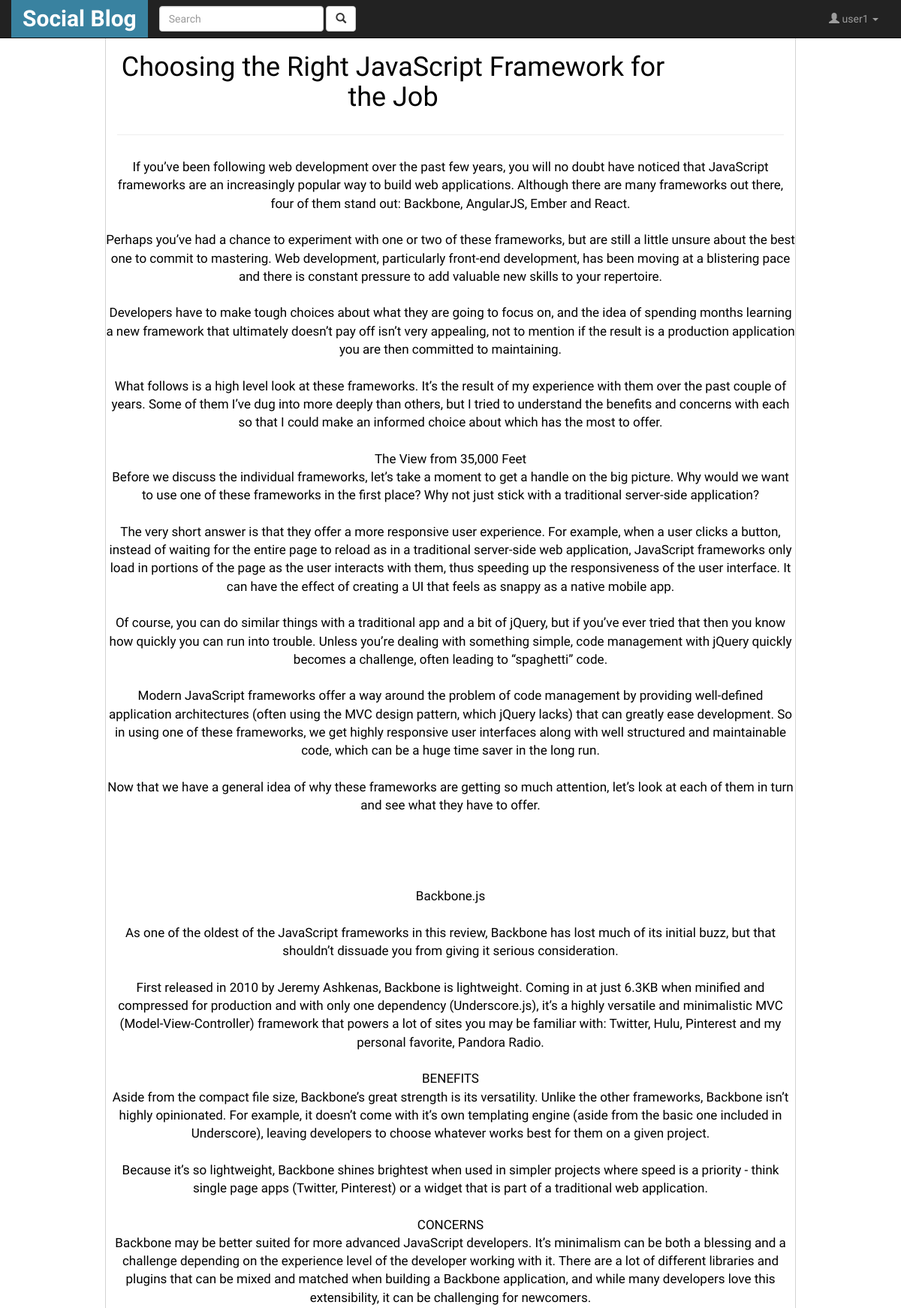
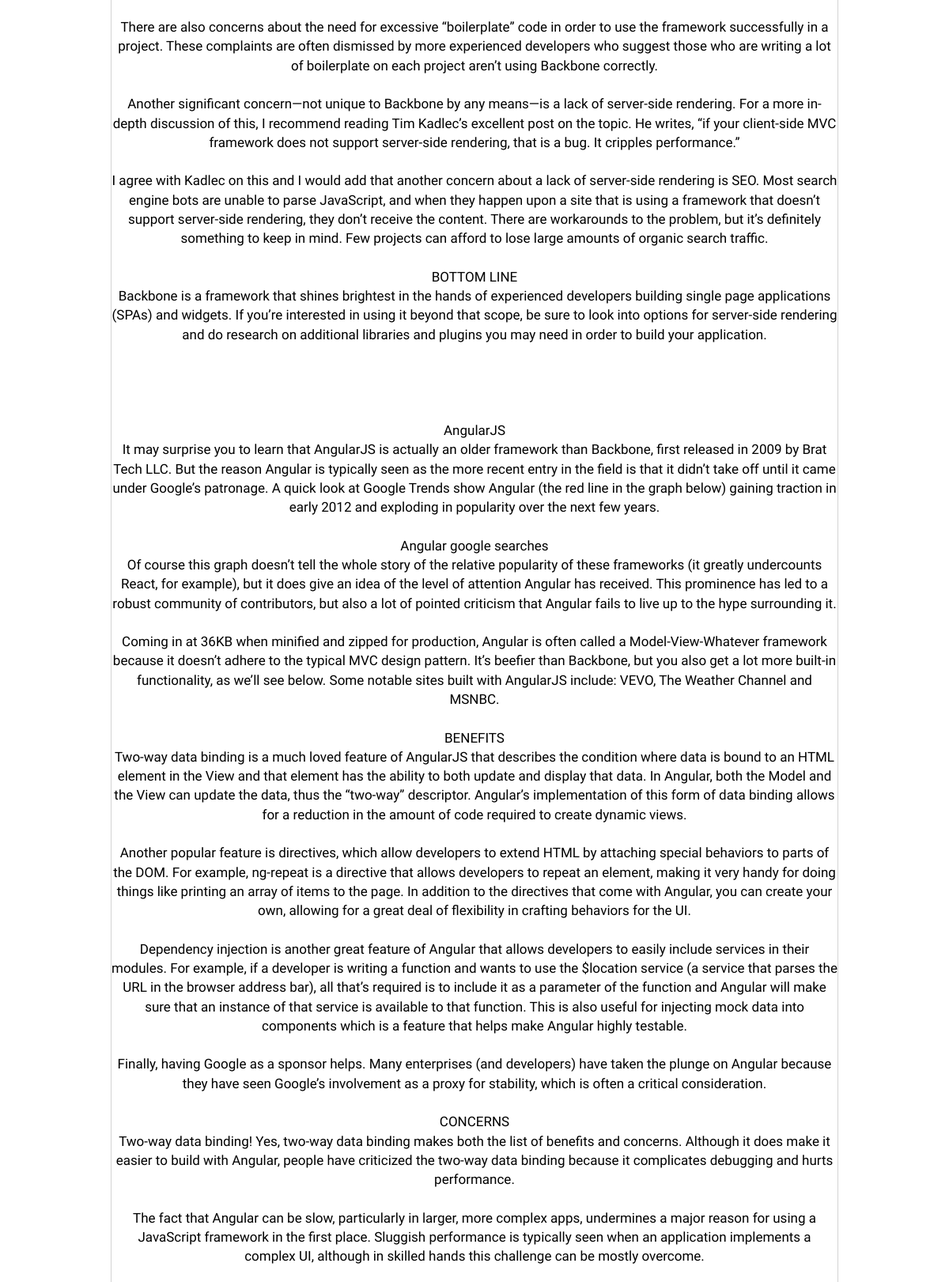
Page /blog/16 (signed in, upper part) on the committed database (2 pictures, top to bottom).
### blog/models.py (models this page shows, shortened)
class Post(models.Model):
	title = models.CharField(max_length=140)
	body = models.TextField()
	user = models.ForeignKey(User,default=1)
	likes = models.IntegerField(blank=True,null=True)
	file_field = models.FileField(upload_to='profile/%Y/%m/%d',blank=True,default=None)
	created_on = models.DateTimeField(auto_now_add=True,auto_now=False,blank=True,null=True)

### blog/views.py (the view)
# urls.py: url(r'^(?P<pk>\d+)$',login_required(PostDetailView.as_view()),name='blog-detail') ,
class PostDetailView(DetailView):
    model = Post
    template_name = 'blog/blog_each.html'

### templates/blog/blog_each.html (shortened to what this page needs)
{% extends 'base.html'%}
{% block content %}
	<div class="col-md-1"></div>
	<div class="col-md-10" >
		<div class="middle">
				<div class="eachpost">
				<div class="row">
					<span class="col-md-10">
					<span class="posttitle">
						<h1>
				 			{{post.title}}
						</h1>
					</span>
					</span>
					{% if post.user == user%}
					<span class="col-md-2">
					<span class="editdelete"><a href="/blog/update/{{post.id}}">
									<span class="glyphicon glyphicon-pencil" aria-hidden="true"></span>
									<span class="glyphicon-class"></span>
							</a> &nbsp;&nbsp;&nbsp;&nbsp;
							<a href="/blog/delete/{{post.id}}">
									<span class="glyphicon glyphicon-trash" aria-hidden="true"></span>
									<span class="glyphicon-class"></span>
							</a>
						</span>
					</span>
					{% else %}
					<span class="col-md-2"></span>
				{% endif %}
				</div>
				<hr>
				<div class="row">
					<p>{{post.body|linebreaksbr|linebreaks}} </p>
					<br>
					</div>
				</div>
		</div>
	</div>
<div class="col-md-1">
</div>
{% endblock %}

### templates/header.html (shortened to what this page needs)
<nav class="navbar navbar-default navbar-fixed-top navbar-inverse">
  <div class="container">
   		<div class="navbar-header">
      <a class="navbar-brand" href="/" id="logo"><b>Social Blog</b></a>
    </div>
    <div class="collapse navbar-collapse" id="bs-example-navbar-collapse-1">
      {% if notloggedin %}
      {% else %}
      <form class="navbar-form navbar-left" method="GET" action="">
        <div class="form-group">
          <input type="text" class="form-control" placeholder="Search" name="q" >
        </div>
        <button type="submit" class="btn btn-default">
           <span class="glyphicon glyphicon-search" aria-hidden="true"></span>
        </button>
      </form>
      {% endif %}
      <ul class="nav navbar-nav navbar-right">
      	{% if notloggedin %}
	        <li><a href="/accounts/login">Login</a></li>
	        <li><a href="/accounts/register">Register</a></li>
        {% else%}
	        <li class="dropdown">
	          <a href="#" class="dropdown-toggle" data-toggle="dropdown" role="button" aria-haspopup="true" aria-expanded="false">
	          	<span class="glyphicon glyphicon-user" aria-hidden="true"></span>
	          	<span class="glyphicon-class">{{user.username}} </span>
	          	<span class="caret"></span>
	          </a>
	        </li>
        {% endif %}
      </ul>
    </div>
  </div>
</nav>

### static/blog/css/app.css (style rules this page uses)
body { font-family: 'PT Sans', sans-serif; opacity: 1; background-repeat: repeat; background-attachment: fixed; }
p { font-size: 17px; }
a { color:#4CA1AF; }
#logo { font-size: 30px; background-color: rgb(57, 130, 160); color:#fff; }
.middle { border-left: 0.4px solid #d3d3d3; border-right: 0.4px solid #d3d3d3; height:100%; min-height: 900px; }
.eachpost { background-color:#fff; border-radius: 5px; padding-right:15px; padding-left: 15px; }

### rows in the picture
Post: title "Choosing the Right JavaScript Framework for the Job", body "If you’ve been following web development over the past few years, you will no doubt have noticed that JavaScript frameworks are an increasingly popular way to build web applications. Although there are many frameworks out there, four of them stand out: Backbone, AngularJS, Ember and React. Perhaps you’ve had a chance to experiment with one or two of these frameworks, but are still a little unsure about the best one to commit to mastering. Web development, particularly front-end development, has been moving at a blistering pace and there is constant pressure to add valuable new skills to your repertoire. Developers have to make tough choices about what they are going to focus on, and the…"

### other values in the picture
{{ user.username }} "user1"
